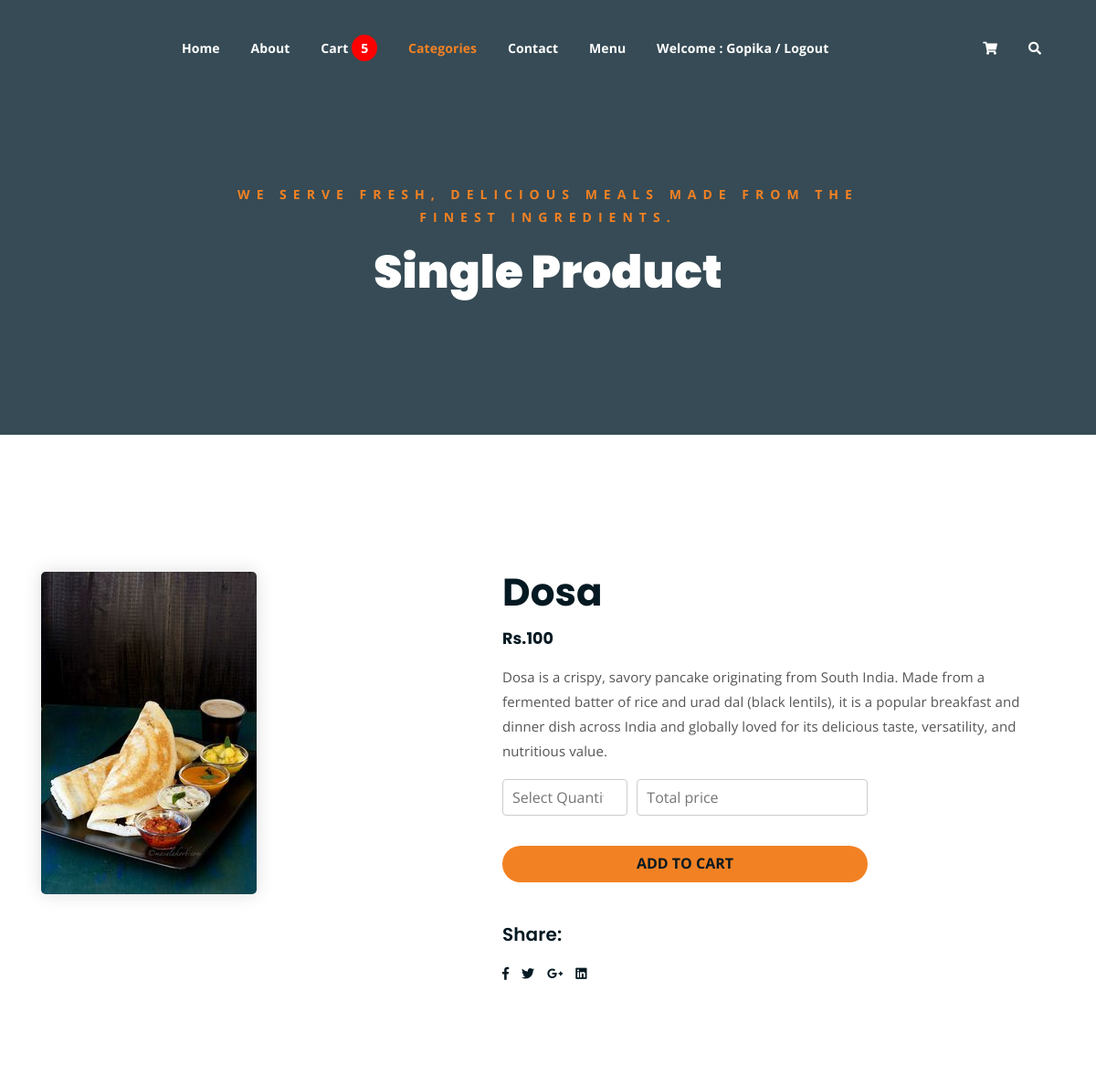
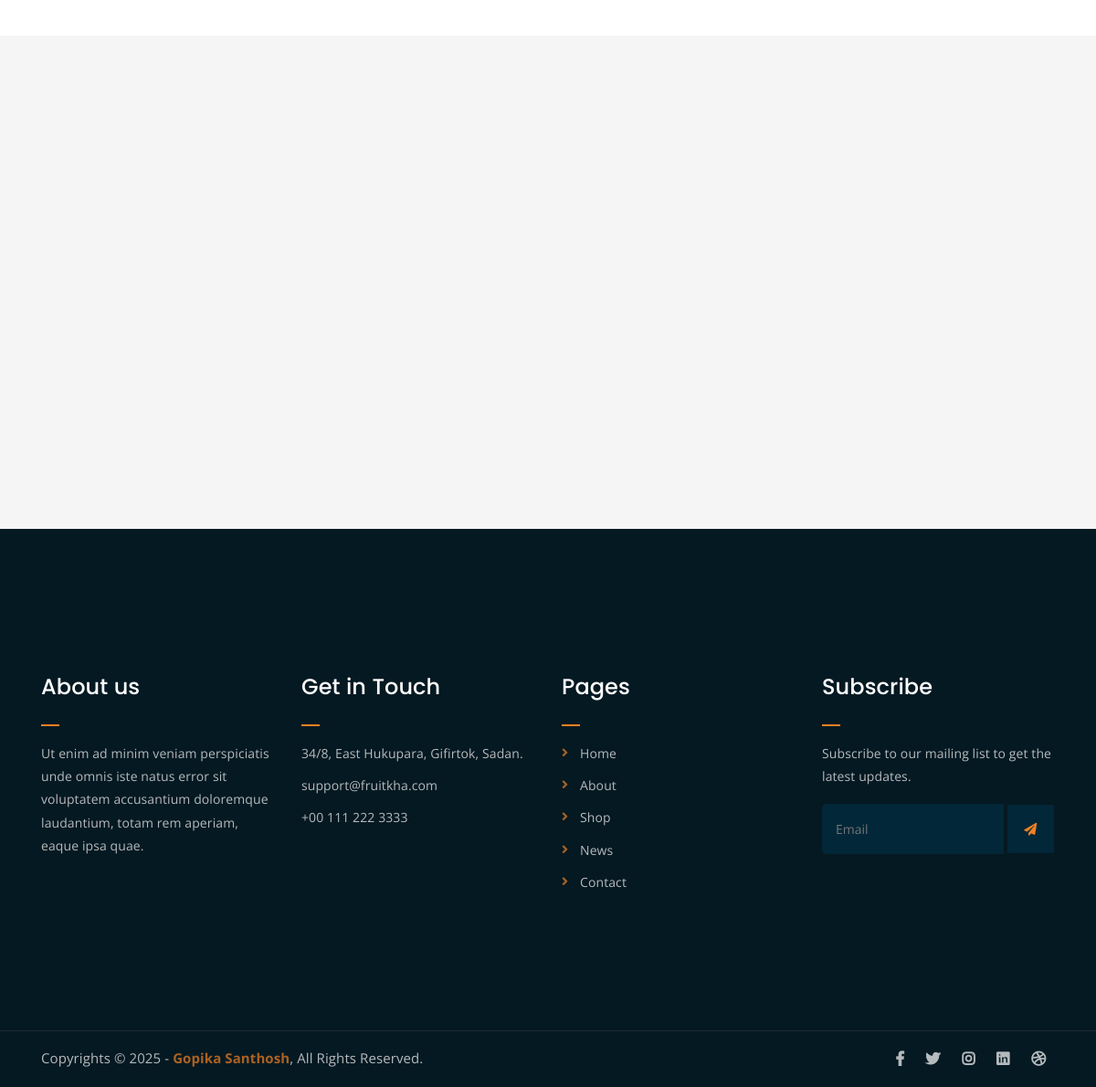
The app's page /single_items/5/ (signed in) with its own data (2 pictures, top to bottom).
### AdminApp/models.py (models this page shows)
class productDB(models.Model):
    Category_name=models.CharField(max_length=100,null=True,blank=True)
    Product_name=models.CharField(max_length=100,null=True,blank=True)
    Description=models.CharField(max_length=100,null=True,blank=True)
    Price=models.IntegerField(null=True,blank=True)
    Product_image=models.ImageField(upload_to="Product",null=True,blank=True)

### WebApp/views.py (the view)
# urls.py: path('single_items/<int:item_id>/',views.single_items,name="single_items"),
def single_items(request,item_id):
    categories = categoryDB.objects.all()
    cart_count = cartDB.objects.filter(Username=request.session['Username'])
    x = cart_count.count()
    product=productDB.objects.get(id=item_id)
    return render(request,"single_items.html",{'product':product,'categories':categories,"x":x})

### WebApp/templates/single_items.html (shortened to what this page needs)
<!DOCTYPE html>
{%load static%}
<html lang="en">
<head>
	<link rel="stylesheet" href="{% static 'assets/css/all.min.css' %}">
	<link rel="stylesheet" href="{% static 'assets/bootstrap/css/bootstrap.min.css' %}">
	<link rel="stylesheet" href="{% static 'assets/css/owl.carousel.css' %}">
	<link rel="stylesheet" href="{% static 'assets/css/magnific-popup.css' %}">
	<link rel="stylesheet" href="{% static 'assets/css/animate.css' %}">
	<link rel="stylesheet" href="{% static 'assets/css/meanmenu.min.css' %}">
	<link rel="stylesheet" href="{% static 'assets/css/main.css' %}">
	<link rel="stylesheet" href="{% static 'assets/css/responsive.css' %}">
</head>
<body>
	<div class="top-header-area" id="sticker">
		<div class="container">
			<div class="row">
				<div class="col-lg-12 col-sm-12 text-center">
					<div class="main-menu-wrap">
						<nav class="main-menu">
							<ul>
								<li ><a href="{%url 'home_page'%}">Home</a>
								</li>
								<li><a href="{%url 'about_page'%}">About</a></li>
								<li><a href="#">Cart <span style="background: red; color: white; padding: 5px 10px; border-radius: 50%;">
        {{x}}
    </span></a>
								</li>
								<li class="current-list-item"><a href="news.html">Categories</a>
								</li>
								<li><a href="{%url 'contact_page'%}">Contact</a></li>
								<li><a href="{%url 'product_page'%}">Menu</a>
								</li>
								{% if request.session.Username %}
								<li>
									<a href="{% url 'sign_in' %}">Welcome : {{ request.session.Username }} / Logout</a>
								</li>
							{% endif %}
								<li>
									<div class="header-icons">
										<a class="shopping-cart" href="{%url 'cart_page'%}"><i class="fas fa-shopping-cart"></i></a>
										<a class="mobile-hide search-bar-icon" href="#"><i class="fas fa-search"></i></a>
									</div>
								</li>
							</ul>
						</nav>
					</div>
				</div>
			</div>
		</div>
	</div>
	<div class="breadcrumb-section breadcrumb-bg">
		<div class="container">
			<div class="row">
				<div class="col-lg-8 offset-lg-2 text-center">
					<div class="breadcrumb-text">
						<p>We serve fresh, delicious meals made from the finest ingredients.</p>
						<h1>Single Product</h1>
					</div>
				</div>
			</div>
		</div>
	</div>
	<div class="single-product mt-150 mb-150">
		<div class="container">
			<div class="row">
				<div class="col-md-5">
					<div class="single-product-img">
						<img src="{{product.Product_image.url}}" alt="">
					</div>
				</div>
				<div class="col-md-7">
					<div class="single-product-content">
						<h2>{{product.Product_name}}</h2>
						<h5 class="single-product-pricing">Rs.{{product.Price}}</h5>
						<p>{{product.Description}}</p>
					  <form method="POST" id="fruitkha-contact" onsubmit="return valid_datas(this);" action="{% url 'save_cart'%}" enctype="multipart/form-data">
     <p style="display: flex; gap: 10px; justify-content: space-between; max-width: 400px;">
        <input type="number" name="quantity" id="quantity" min="1" placeholder="Select Quantity"
            style="flex: 1; height: 40px; padding: 0 10px; box-sizing: border-box;
                   border: 1px solid #ccc; border-radius: 4px; font-size: 16px;">
        <input type="text" placeholder="Total price" id="total" name="total"
            style="flex: 2; height: 40px; padding: 0 10px; box-sizing: border-box;
                   border: 1px solid #ccc; border-radius: 4px; font-size: 16px;" readonly>
    </p>
    <p>
        <input type="submit" value="Add to cart"
            style="width: 100%; max-width: 400px; height: 40px; margin-bottom: 10px; padding: 0 10px;
                   box-sizing: border-box;border: none;
                   border-radius: 4px; font-size: 16px; cursor: pointer;">
    </p>
</form>
						<h4>Share:</h4>
						<ul class="product-share">
							<li><a href=""><i class="fab fa-facebook-f"></i></a></li>
							<li><a href=""><i class="fab fa-twitter"></i></a></li>
							<li><a href=""><i class="fab fa-google-plus-g"></i></a></li>
							<li><a href=""><i class="fab fa-linkedin"></i></a></li>
						</ul>
					</div>
				</div>
			</div>
		</div>
	</div>
	<div class="logo-carousel-section">
		<div class="container">
			<div class="row">
				<div class="col-lg-12">
				</div>
			</div>
		</div>
	</div>
	<div class="footer-area">
		<div class="container">
			<div class="row">
				<div class="col-lg-3 col-md-6">
					<div class="footer-box about-widget">
						<h2 class="widget-title">About us</h2>
						<p>Ut enim ad minim veniam perspiciatis unde omnis iste natus error sit voluptatem accusantium doloremque laudantium, totam rem aperiam, eaque ipsa quae.</p>
					</div>
				</div>
				<div class="col-lg-3 col-md-6">
					<div class="footer-box get-in-touch">
						<h2 class="widget-title">Get in Touch</h2>
						<ul>
							<li>34/8, East Hukupara, Gifirtok, Sadan.</li>
							<li>support@fruitkha.com</li>
							<li>+00 111 222 3333</li>
						</ul>
					</div>
				</div>
				<div class="col-lg-3 col-md-6">
					<div class="footer-box pages">
						<h2 class="widget-title">Pages</h2>
						<ul>
							<li><a href="index.html">Home</a></li>
							<li><a href="about.html">About</a></li>
							<li><a href="services.html">Shop</a></li>
							<li><a href="news.html">News</a></li>
							<li><a href="contact.html">Contact</a></li>
						</ul>
					</div>
				</div>
				<div class="col-lg-3 col-md-6">
					<div class="footer-box subscribe">
						<h2 class="widget-title">Subscribe</h2>
						<p>Subscribe to our mailing list to get the latest updates.</p>
						<form action="index.html">
							<input type="email" placeholder="Email">
							<button type="submit"><i class="fas fa-paper-plane"></i></button>
						</form>
					</div>
				</div>
			</div>
		</div>
	</div>
	<div class="copyright">
		<div class="container">
			<div class="row">
				<div class="col-lg-6 col-md-12">
					<p>Copyrights &copy; 2025 - <a href="">Gopika Santhosh</a>,  All Rights Reserved.<br>
					</p>
				</div>
				<div class="col-lg-6 text-right col-md-12">
					<div class="social-icons">
						<ul>
							<li><a href="#" target="_blank"><i class="fab fa-facebook-f"></i></a></li>
							<li><a href="#" target="_blank"><i class="fab fa-twitter"></i></a></li>
							<li><a href="#" target="_blank"><i class="fab fa-instagram"></i></a></li>
							<li><a href="#" target="_blank"><i class="fab fa-linkedin"></i></a></li>
							<li><a href="#" target="_blank"><i class="fab fa-dribbble"></i></a></li>
						</ul>
					</div>
				</div>
			</div>
		</div>
	</div>
</body>
</html>

### records on screen
productDB: Product_image (picture), Product_name "Dosa", Price "100", Description "Dosa is a crispy, savory pancake originating from South India. Made from a fermented batter of rice and urad dal (black lentils), it is a popular breakfast and dinner dish across India and globally loved for its delicious taste, versatility, and nutritious value."

### other values on screen
{{ x }} "5"
{{ request.session.Username }} "Gopika"
